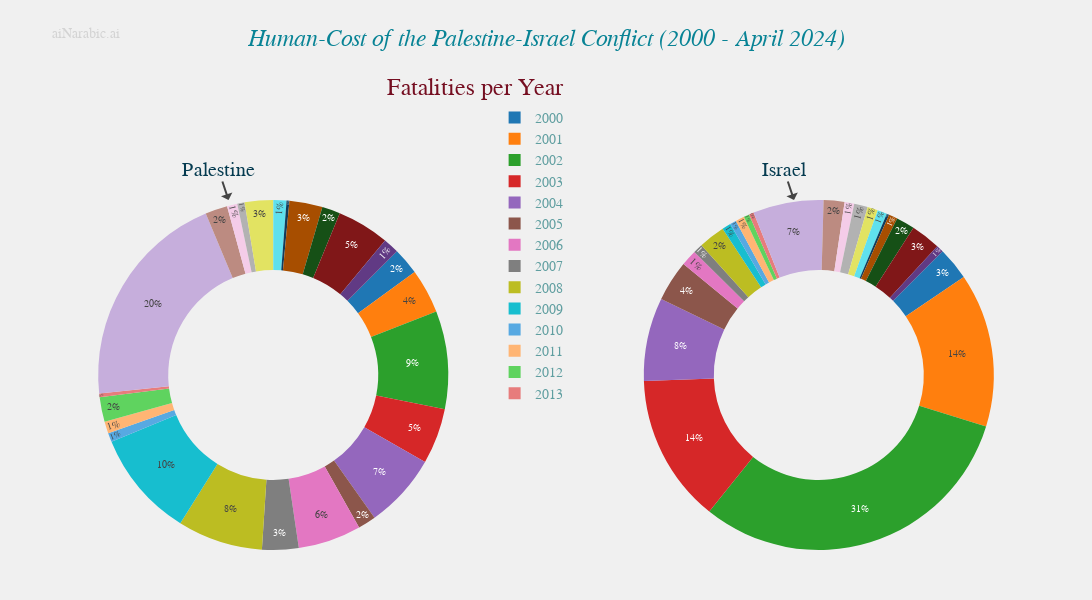

Source (notebook cell):
### Markdown cell above
### **Pie Chart over Months**

### Code cell
choice = PC.Fatalities
piechart = PieChartMs(csv_df, choice=choice)
piechart.show_plot()

### Figure 1 — Plotly figure (JSON) as saved in the notebook; plotly's stock layout.template omitted (floating-point values rounded to 4 significant figures)
{"data": [{"direction": "clockwise", "domain": {"x": [0, 0.45], "y": [0, 1]}, "hole": 0.6, "labels": [2000, 2001, 2002, 2003, 2004, 2005, 2006, 2007, 2008, 2009, 2010, 2011, 2012, 2013, 2014, 2015, 2016, 2017, 2018, 2019, 2020, 2021, 2022, 2023, 2024], "name": "Palestinians Fatalities", "rotation": 45, "showlegend": true, "sort": false, "textfont": {"size": 10}, "textinfo": "percent", "textposition": "inside", "texttemplate": "%{percent:.0%}", "type": "pie", "values": [283, 470, 1032, 588, 786, 190, 665, 385, 899, 1126, 95, 124, 260, 39, 2329, 234, 109, 77, 300, 138, 30, 349, 191, 551, 167]}, {"direction": "clockwise", "domain": {"x": [0.55, 1], "y": [0, 1]}, "hole": 0.6, "labels": [2000, 2001, 2002, 2003, 2004, 2005, 2006, 2007, 2008, 2009, 2010, 2011, 2012, 2013, 2014, 2015, 2016, 2017, 2018, 2019, 2020, 2021, 2022, 2023, 2024], "name": "Israelis Fatalities", "rotation": 45, "showlegend": true, "sort": false, "textfont": {"size": 10}, "textinfo": "percent", "textposition": "inside", "texttemplate": "%{percent:.0%}", "type": "pie", "values": [41, 192, 419, 185, 104, 51, 20, 12, 33, 11, 8, 11, 7, 6, 88, 26, 12, 17, 13, 12, 3, 11, 23, 37, 9]}], "layout": {"annotations": [{"align": "left", "font": {"color": "lightgray", "size": 14}, "showarrow": false, "text": "aiNarabic.ai", "x": 0, "y": 1.5}, {"align": "center", "font": {"color": "#088395", "size": 24}, "showarrow": false, "text": "<i>Human-Cost of the Palestine-Israel Conflict (2000 - April 2024)</i>", "x": 0.5, "y": 1.5}, {"font": {"color": "#053B50", "size": 20}, "showarrow": true, "text": "Palestine", "x": 0.18, "y": 1}, {"font": {"color": "#053B50", "size": 20}, "showarrow": true, "text": "Israel", "x": 0.75, "y": 1}], "height": 600, "legend": {"font": {"color": "#5F9EA0", "family": "Rockwell", "size": 14}, "x": 0.485, "xanchor": "center", "y": 1.28, "yanchor": "top"}, "margin": {"b": 50, "l": 50, "pad": 0, "r": 50, "t": 200}, "title": {"font": {"color": "#750E21", "family": "Arial", "size": 24}, "text": "Fatalities per Year", "x": 0.435, "xanchor": "center", "y": 0.87, "yanchor": "top"}, "width": 1100, "xaxis": {"showticklabels": true, "visible": true}}}
